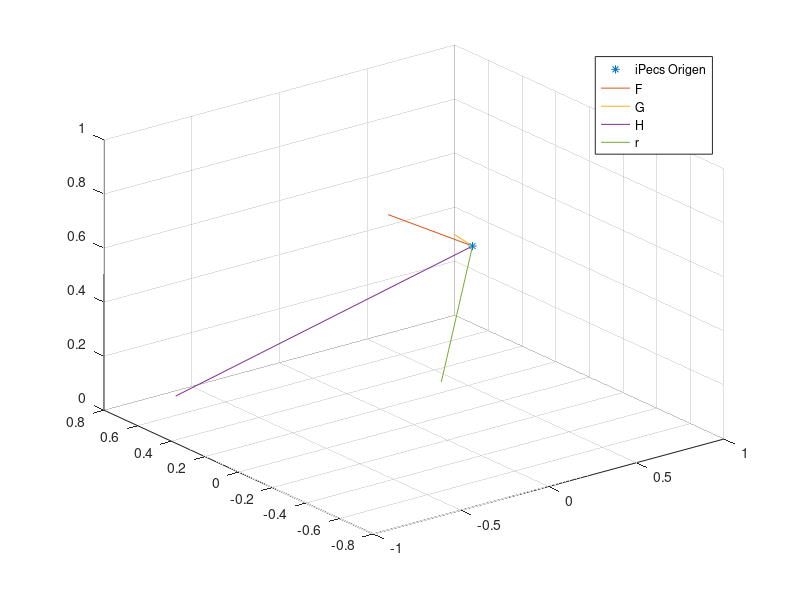
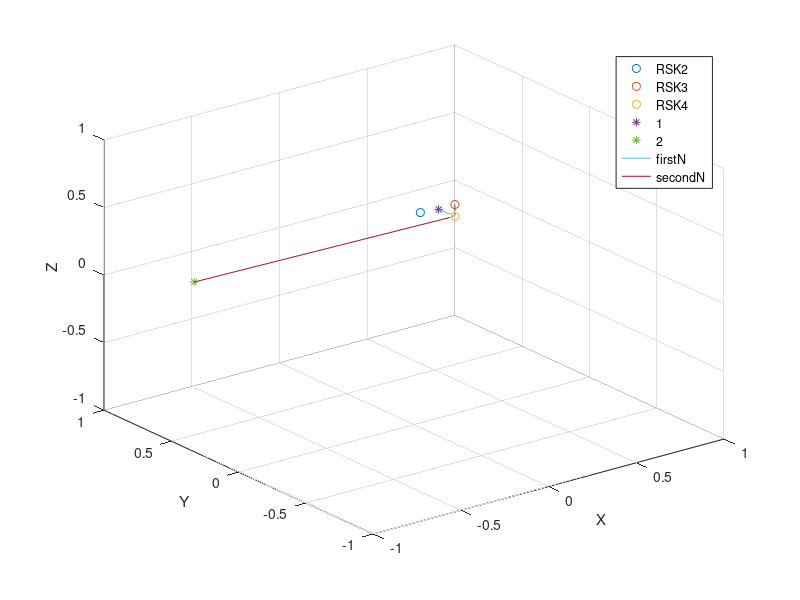

Write the MATLAB code that produced these figures, in order.

load visual3d_latest.mat
shankAngle_all = shkang{1,1}(:,1);
RSK2_all = RSK2{1,1}(:,1:3);
RSK3_all = RSK3{1,1}(:,1:3);
RSK4_all = RSK4{1,1}(:,1:3);
rKnee_all = RKNEE{1,1}(:,1:3);
vsf_ankle_all = VSF_RANKLE{1,1}(:,1:3);

fN = 640; %frame number
shankframe_origen = [vsf_ankle_all(fN,:)]

%Unit vectors
u_rsk4 = RSK4_all(fN,:) / norm(RSK4_all(fN,:))
u_rsk3 = RSK3_all(fN,:) / norm(RSK3_all(fN,:))
u_rsk2 = RSK2_all(fN,:) / norm(RSK2_all(fN,:))

v_4to2 = u_rsk2 - u_rsk4
v_4to2 = v_4to2/norm(v_4to2)
v_4to3 = u_rsk3 - u_rsk4
v_4to3 = v_4to3/norm(v_4to3)

u_firstN = cross(v_4to3, v_4to2)
u_firstN = u_firstN / norm(u_firstN)

u_secondN = cross(u_firstN, v_4to3)
u_secondN = u_secondN / norm(u_secondN)

ucheck1 = dot(v_4to3, u_firstN)
ucheck2 = dot(u_firstN, u_secondN)
ucheck3 = dot(v_4to3, u_secondN)

F = v_4to3;
G = u_firstN;
H = u_secondN;
r = u_rsk4 - shankframe_origen;

A = [F.',G.',H.'];
identity = A.'*A

figure 
plot3(u_rsk4(1), u_rsk4(2), u_rsk4(3), '*')
hold on
plot3([u_rsk4(1) F(1)], [u_rsk4(2) F(2)], [u_rsk4(3) F(3)])
plot3([u_rsk4(1) G(1)], [u_rsk4(2) G(2)], [u_rsk4(3) G(3)])
plot3([u_rsk4(1) H(1)], [u_rsk4(2) H(2)], [u_rsk4(3) H(3)])
plot3([shankframe_origen(1) u_rsk4(1)], [shankframe_origen(2) u_rsk4(2)], [shankframe_origen(3) u_rsk4(3)])
legend('iPecs Origen','F', 'G', 'H', 'r');
grid on
hold off

figure
plot3(u_rsk2(1), u_rsk2(2), u_rsk2(3), 'o')
hold on
plot3(u_rsk3(1), u_rsk3(2), u_rsk3(3), 'o')
plot3(u_rsk4(1), u_rsk4(2), u_rsk4(3), 'o')
plot3(u_firstN(1), u_firstN(2), u_firstN(3), '*')
plot3(u_secondN(1), u_secondN(2), u_secondN(3), '*')
plot3([u_rsk4(1) u_firstN(1)], [u_rsk4(2) u_firstN(2)], [u_rsk4(3) u_firstN(3)])
plot3([u_rsk4(1) u_secondN(1)], [u_rsk4(2) u_secondN(2)], [u_rsk4(3) u_secondN(3)])
plot3([u_rsk4(1) u_rsk3(1)], [u_rsk4(2) u_rsk3(2)], [u_rsk4(3) u_rsk3(3)])
legend('RSK2', 'RSK3', 'RSK4', '1', '2','firstN', 'secondN');
grid on
xlabel('X')
ylabel('Y')
zlabel('Z')
xlim([-1 1])
ylim([-1 1])
zlim([-1 1])
